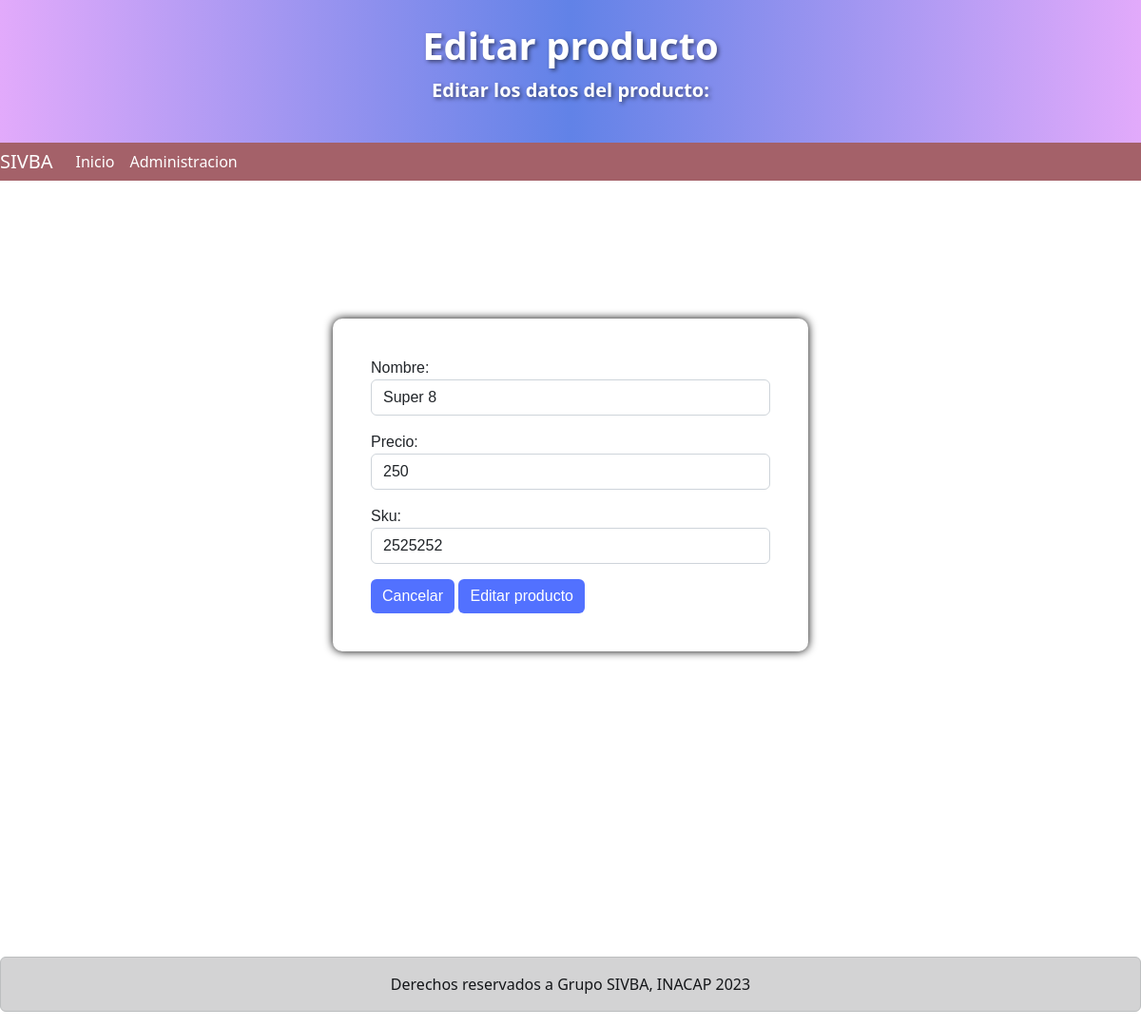
Before: /jefe_de_ventas/edit_producto/4 (signed in) with the older database file.
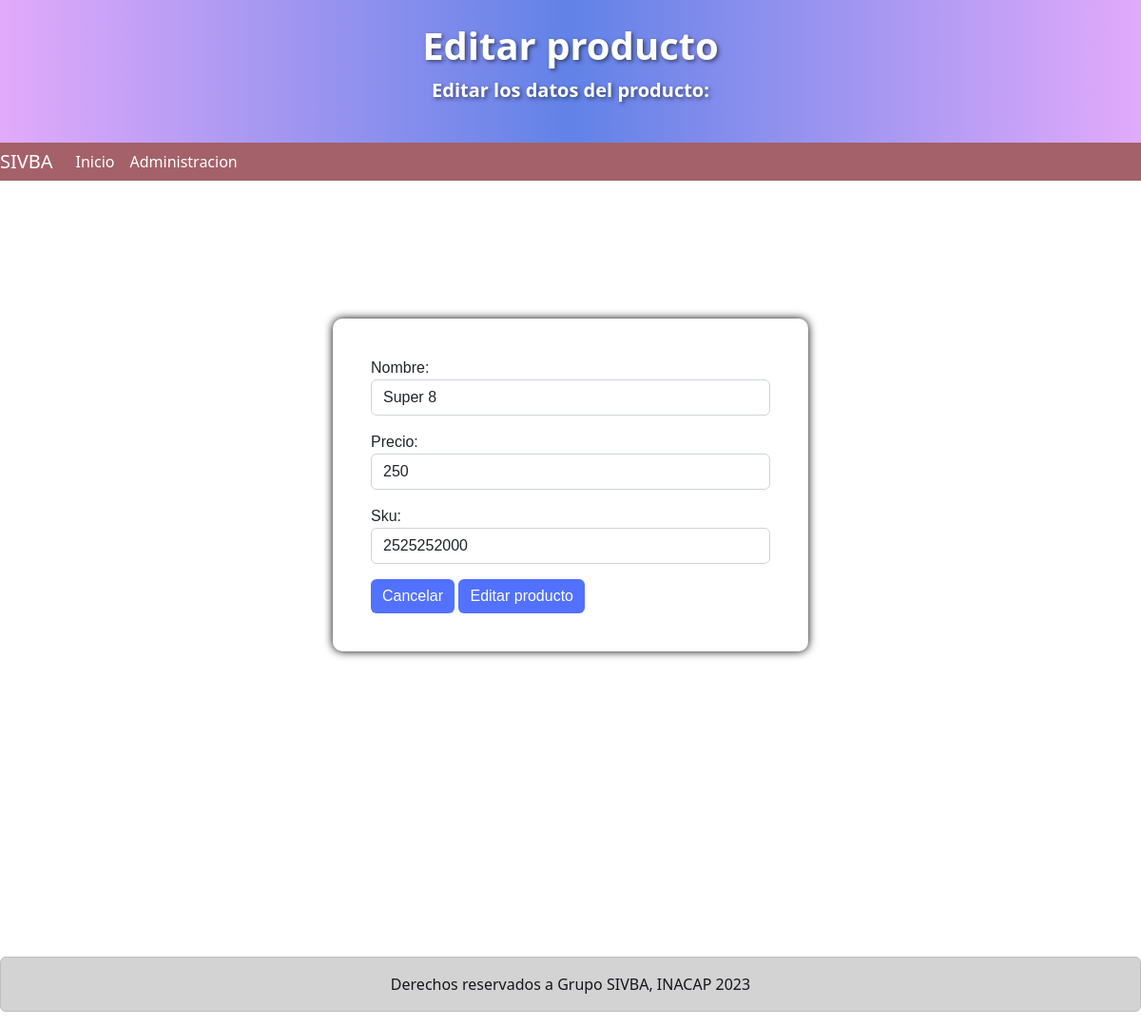
After: the same page with the newer database file.
### bazarapp/models.py (models this page shows, shortened)
class Producto(models.Model):
    nombre = models.CharField(max_length=50, null=False, blank=False)
    precio = models.PositiveIntegerField(null=False, blank=False)
    sku = models.PositiveIntegerField(max_length=20, null=True, blank=True)

### bazarapp/views.py (the view, shortened to what this page needs)
# urls.py: path('jefe_de_ventas/edit_producto/<int:id>', views.edit_producto),
@user_passes_test(es_jefe_de_ventas)
def edit_producto(request, id):
    p = Producto.objects.get(id = id)
    form = FormProducto(instance=p)
    error_message = ''
    data = {'form': form, 'valor':'Editar', 'desc':'Modifique los datos del productos que decia cambiar:', 'error_message': error_message}
    return render(request, 'jefe_de_ventas/productos/add_producto.html', data)

### bazarapp/forms.py
class FormProducto(forms.ModelForm):
    class Meta:
        model = Producto
        fields = ['nombre', 'precio', 'sku']
        widgets = {
            'nombre': forms.TextInput(attrs={'class': 'form-control'}),
            'precio': forms.NumberInput(attrs={'class': 'form-control', 'max': 99999}),
            'sku': forms.NumberInput(attrs={'class': 'form-control', 'max': 999999999999}),
        }

### bazarapp/views.py (called while the page is built)
def es_jefe_de_ventas(user):
    return user.groups.filter(name='Jefe de ventas').exists()

### templates/jefe_de_ventas/productos/add_producto.html (shortened to what this page needs)
<!doctype html>
<html lang="es">
<head>
  <link href="https://cdn.jsdelivr.net/npm/bootstrap@5.2.1/dist/css/bootstrap.min.css" rel="stylesheet"
>
</head>
<body>
  <header>
    <div class="bg-dark text-white py-4 text-center gradient-bg">
        <h1 class="display-6">{{ valor }} producto</h1>
        <p class="lead">{{ valor }} los datos del producto:</p>
    </div>
    <nav class="navbar navbar-expand-lg bg-body-tertiary">
      <div class="container-fluid-navbar d-flex align-items-center">
        <a class="navbar-brand" href="/">SIVBA</a>
        <div class="collapse navbar-collapse" id="navbarNav">
          <ul class="navbar-nav">
            <li class="nav-item">
              <a class="nav-link active" aria-current="page" href="/">Inicio</a>
            </li>
            <li class="nav-item">
              <a class="nav-link" href="/admin">Administracion</a>
            </li>
          </ul>
        </div>
      </div>
    </nav>
  </header>
<main>
  <div class="container">
    <form method="POST">
      {{form.as_p}}
      <a href="/jefe_de_ventas/read_productos/" class="btn btn-danger">Cancelar</a>
      <button type="submit" class="btn btn-primary">{{ valor }} producto</button>
    </form>
  </div>
</main>
  <footer class='mt-3'>
    <div class="alert alert-dark text-center" role="alert">
    Derechos reservados a Grupo SIVBA, INACAP 2023
    </div>
  </footer>
</body>
</html>

Changed rows visible on the page:
changed Producto "Super 8": sku "2525252" → "2525252000"
